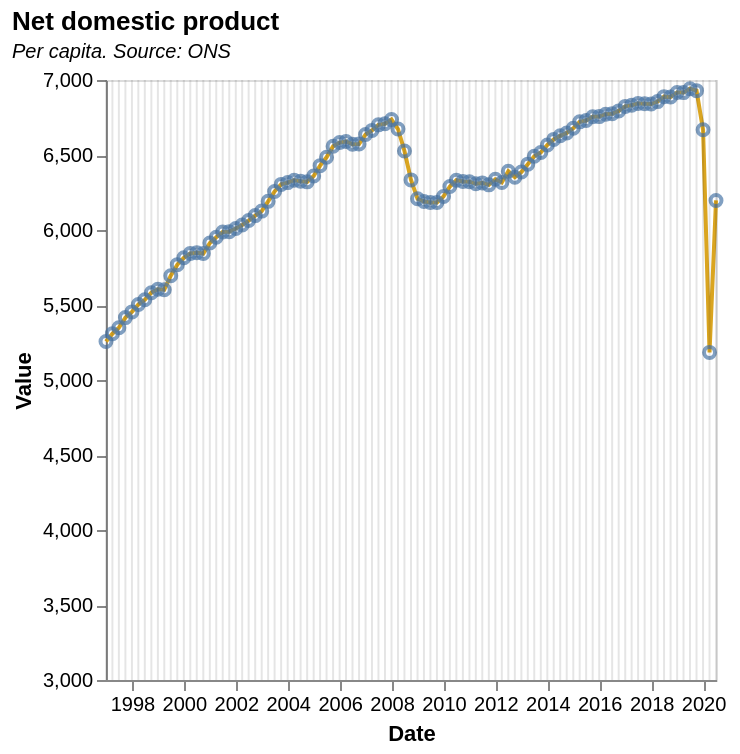

The Vega-Lite source for this figure:
### Vega-Lite specification from a JSON file in a GitHub repository (floating-point values rounded to 4 significant figures)
{"$schema": "https://vega.github.io/schema/vega-lite/v5.json", "description": "(GI3) UK real nDP per capita", "title": {"text": "Net domestic product", "subtitle": "Per capita. Source: ONS", "subtitleFontStyle": "italic", "subtitleFontSize": 10, "anchor": "start", "color": "black"}, "data": {"values": [{"Date": "1997-01-01", "Value": "5257", "Detail": "GDP: Real GDP per capita (CVM SA)"}, {"Date": "1997-04-01", "Value": "5309", "Detail": ""}, {"Date": "1997-07-01", "Value": "5348", "Detail": ""}, {"Date": "1997-10-01", "Value": "5416", "Detail": ""}, {"Date": "1998-01-01", "Value": "5454", "Detail": ""}, {"Date": "1998-04-01", "Value": "5503", "Detail": ""}, {"Date": "1998-07-01", "Value": "5535", "Detail": ""}, {"Date": "1998-10-01", "Value": "5582", "Detail": ""}, {"Date": "1999-01-01", "Value": "5605", "Detail": ""}, {"Date": "1999-04-01", "Value": "5602", "Detail": ""}, {"Date": "1999-07-01", "Value": "5695", "Detail": ""}, {"Date": "1999-10-01", "Value": "5769", "Detail": ""}, {"Date": "2000-01-01", "Value": "5815", "Detail": ""}, {"Date": "2000-04-01", "Value": "5844", "Detail": ""}, {"Date": "2000-07-01", "Value": "5848", "Detail": ""}, {"Date": "2000-10-01", "Value": "5843", "Detail": ""}, {"Date": "2001-01-01", "Value": "5913", "Detail": ""}, {"Date": "2001-04-01", "Value": "5952", "Detail": ""}, {"Date": "2001-07-01", "Value": "5987", "Detail": ""}, {"Date": "2001-10-01", "Value": "5989", "Detail": ""}, {"Date": "2002-01-01", "Value": "6010", "Detail": ""}, {"Date": "2002-04-01", "Value": "6033", "Detail": ""}, {"Date": "2002-07-01", "Value": "6063", "Detail": ""}, {"Date": "2002-10-01", "Value": "6096", "Detail": ""}, {"Date": "2003-01-01", "Value": "6126", "Detail": ""}, {"Date": "2003-04-01", "Value": "6191", "Detail": ""}, {"Date": "2003-07-01", "Value": "6257", "Detail": ""}, {"Date": "2003-10-01", "Value": "6304", "Detail": ""}, {"Date": "2004-01-01", "Value": "6316", "Detail": ""}, {"Date": "2004-04-01", "Value": "6332", "Detail": ""}, {"Date": "2004-07-01", "Value": "6325", "Detail": ""}, {"Date": "2004-10-01", "Value": "6321", "Detail": ""}, {"Date": "2005-01-01", "Value": "6360", "Detail": ""}, {"Date": "2005-04-01", "Value": "6429", "Detail": ""}, {"Date": "2005-07-01", "Value": "6485", "Detail": ""}, {"Date": "2005-10-01", "Value": "6558", "Detail": ""}, {"Date": "2006-01-01", "Value": "6583", "Detail": ""}, {"Date": "2006-04-01", "Value": "6590", "Detail": ""}, {"Date": "2006-07-01", "Value": "6572", "Detail": ""}, {"Date": "2006-10-01", "Value": "6573", "Detail": ""}, {"Date": "2007-01-01", "Value": "6637", "Detail": ""}, {"Date": "2007-04-01", "Value": "6664", "Detail": ""}, {"Date": "2007-07-01", "Value": "6701", "Detail": ""}, {"Date": "2007-10-01", "Value": "6708", "Detail": ""}, {"Date": "2008-01-01", "Value": "6736", "Detail": ""}, {"Date": "2008-04-01", "Value": "6673", "Detail": ""}, {"Date": "2008-07-01", "Value": "6527", "Detail": ""}, {"Date": "2008-10-01", "Value": "6334", "Detail": ""}, {"Date": "2009-01-01", "Value": "6208", "Detail": ""}, {"Date": "2009-04-01", "Value": "6190", "Detail": ""}, {"Date": "2009-07-01", "Value": "6183", "Detail": ""}, {"Date": "2009-10-01", "Value": "6184", "Detail": ""}, {"Date": "2010-01-01", "Value": "6223", "Detail": ""}, {"Date": "2010-04-01", "Value": "6290", "Detail": ""}, {"Date": "2010-07-01", "Value": "6332", "Detail": ""}, {"Date": "2010-10-01", "Value": "6324", "Detail": ""}, {"Date": "2011-01-01", "Value": "6322", "Detail": ""}, {"Date": "2011-04-01", "Value": "6308", "Detail": ""}, {"Date": "2011-07-01", "Value": "6314", "Detail": ""}, {"Date": "2011-10-01", "Value": "6301", "Detail": ""}, {"Date": "2012-01-01", "Value": "6338", "Detail": ""}, {"Date": "2012-04-01", "Value": "6317", "Detail": ""}, {"Date": "2012-07-01", "Value": "6392", "Detail": ""}, {"Date": "2012-10-01", "Value": "6352", "Detail": ""}, {"Date": "2013-01-01", "Value": "6387", "Detail": ""}, {"Date": "2013-04-01", "Value": "6439", "Detail": ""}, {"Date": "2013-07-01", "Value": "6492", "Detail": ""}, {"Date": "2013-10-01", "Value": "6517", "Detail": ""}, {"Date": "2014-01-01", "Value": "6567", "Detail": ""}, {"Date": "2014-04-01", "Value": "6604", "Detail": ""}, {"Date": "2014-07-01", "Value": "6628", "Detail": ""}, {"Date": "2014-10-01", "Value": "6647", "Detail": ""}, {"Date": "2015-01-01", "Value": "6678", "Detail": ""}, {"Date": "2015-04-01", "Value": "6721", "Detail": ""}, {"Date": "2015-07-01", "Value": "6730", "Detail": ""}, {"Date": "2015-10-01", "Value": "6755", "Detail": ""}, {"Date": "2016-01-01", "Value": "6756", "Detail": ""}, {"Date": "2016-04-01", "Value": "6772", "Detail": ""}, {"Date": "2016-07-01", "Value": "6775", "Detail": ""}, {"Date": "2016-10-01", "Value": "6794", "Detail": ""}, {"Date": "2017-01-01", "Value": "6824", "Detail": ""}, {"Date": "2017-04-01", "Value": "6832", "Detail": ""}, {"Date": "2017-07-01", "Value": "6844", "Detail": ""}, {"Date": "2017-10-01", "Value": "6842", "Detail": ""}, {"Date": "2018-01-01", "Value": "6840", "Detail": ""}, {"Date": "2018-04-01", "Value": "6856", "Detail": ""}, {"Date": "2018-07-01", "Value": "6889", "Detail": ""}, {"Date": "2018-10-01", "Value": "6887", "Detail": ""}, {"Date": "2019-01-01", "Value": "6917", "Detail": ""}, {"Date": "2019-04-01", "Value": "6916", "Detail": ""}, {"Date": "2019-07-01", "Value": "6942", "Detail": ""}, {"Date": "2019-10-01", "Value": "6929", "Detail": ""}, {"Date": "2020-01-01", "Value": "6668", "Detail": ""}, {"Date": "2020-04-01", "Value": "5184", "Detail": ""}, {"Date": "2020-07-01", "Value": "6197", "Detail": ""}], "format": {"parse": {"Date": "date"}}}, "height": 300, "width": 305, "encoding": {"x": {"field": "Date", "type": "temporal", "axis": {"grid": false}}}, "layer": [{"encoding": {"y": {"field": "Value", "type": "quantitative", "scale": {"domain": [3000, 7000]}, "axis": {"grid": false}}}, "layer": [{"mark": {"type": "line", "color": "goldenrod"}}, {"mark": "point"}]}, {"mark": "rule", "encoding": {"opacity": {"value": 0.1}, "tooltip": [{"field": "Date", "type": "temporal", "format": "%B, %Y"}, {"field": "Value", "title": "nDP", "type": "quantitative", "format": ",.0f"}]}}]}
